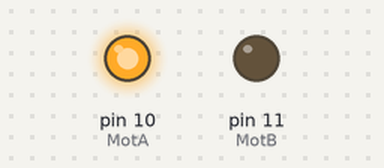
A sketch run on a simulated Arduino Uno, built with avr-gcc and run on an emulated ATmega328P. On the bench: output pins drawn as LEDs (lit = HIGH). What the sketch prints to the serial monitor is not drawn.

Above: at 0.5 s.
At 1.5 s:
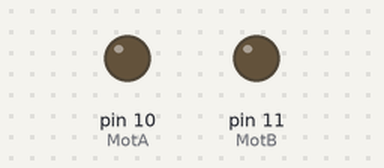
At 2.5 s:
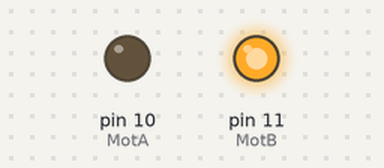
At 3.5 s:
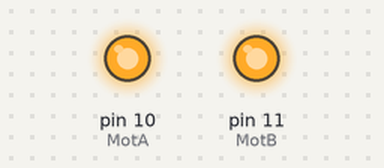
Timing chart, 0 to 5.2 s (numbered marks = the images above):
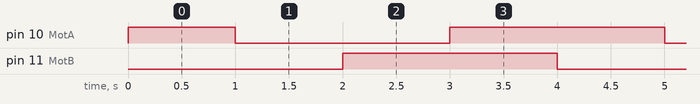

The sketch:

P5A1-PruebaPuenteH.ino
```cpp
// Declaramos los pines 10 y 11

#define MotA 10
#define MotB 11

void setup() {
  //Iniciamos la comunicacion serial a 9600 baudios.
  pinMode(MotA, OUTPUT); // Declaramos como salida el pin 10
  pinMode(MotB, OUTPUT); // Declaramos como salida el pin 11
  Serial.begin(9600);
}

void loop() {
  // led del pin 10 encendido
  digitalWrite(MotA,HIGH); // Damos estado alto al pin 10
  digitalWrite(MotB,LOW); // Estado bajo del pin 11
  delay(1000); // Retardo de 1 segundo mientras se realiza un levogiro
  Serial.print("Levogiro"); // Impresion textual

  // ambos leds apagados
  digitalWrite(MotA,LOW); // Estado bajo "0" del pin 10
  digitalWrite(MotB,LOW); // Estado bajo del pin 11
  delay(1000); // Retardo de 1 segundo
  Serial.print("Freno pasivo"); // Imprime Freno pasivo, pues no hay movimiento en este punto

  // Led del pin 11 prendido
  digitalWrite(MotA,LOW); // Estado bajo del pin 10
  digitalWrite(MotB,HIGH); // Estado alto del pin 11
  delay(1000); // Retardo de 1 segundo
  Serial.print("Dextrogiro"); // Se hace dextrogiro y lo imprime en la comunicación serial

  // ambos leds prendidos
  digitalWrite(MotA,HIGH); // Estado alto del pin 10
  digitalWrite(MotB,HIGH); // Estado bajo del pin 11
  delay(1000); // Retardo de 1 segundo
  Serial.print("Freno activo"); // Frena la accion de manera def.
}
```

Measured:
- by itself, pin 10 (MotA): repeats every 4.0 s: LOW 2.0 s, HIGH 2.0 s
- by itself, pin 11 (MotB): alternates HIGH for 2.0 s and LOW for 2.0 s
- by itself, everything shown: repeats every 4.0 s, in 4 steps
